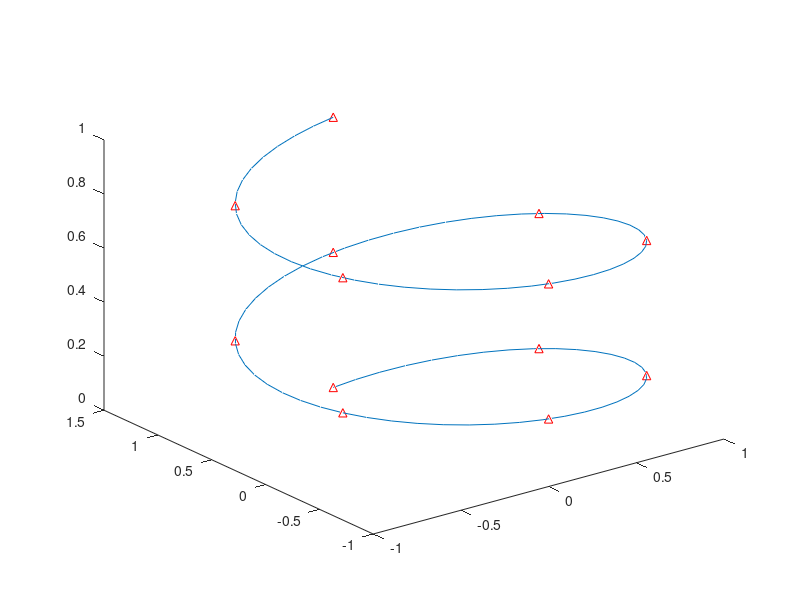

MATLAB code for this plot:
#Polynomial Lagrange interpolation of a curve in 3d space
curve_resolution = 100;
n_points = 13;
points_x = transpose(sin(linspace(0,4*pi,n_points)));
points_y = transpose(cos(linspace(0,4*pi,n_points)));
points_z = transpose(linspace(0,1,n_points));

points_lin = linspace(0,1,n_points);
matrix = fliplr(vander(points_lin));
coefficients_x = matrix\points_x;
coefficients_y = matrix\points_y;
coefficients_z = matrix\points_z;
t=linspace(0,1,curve_resolution);
for i=1:curve_resolution
	curve_x(i)=0;
	curve_y(i)=0;
	curve_z(i)=0;
	for grad=1:n_points
		curve_x(i)+=coefficients_x(grad)*power(t(i),grad-1);
		curve_y(i)+=coefficients_y(grad)*power(t(i),grad-1);
		curve_z(i)+=coefficients_z(grad)*power(t(i),grad-1);
	end
end
plot3(points_x,points_y,points_z,"^r",curve_x,curve_y,curve_z)